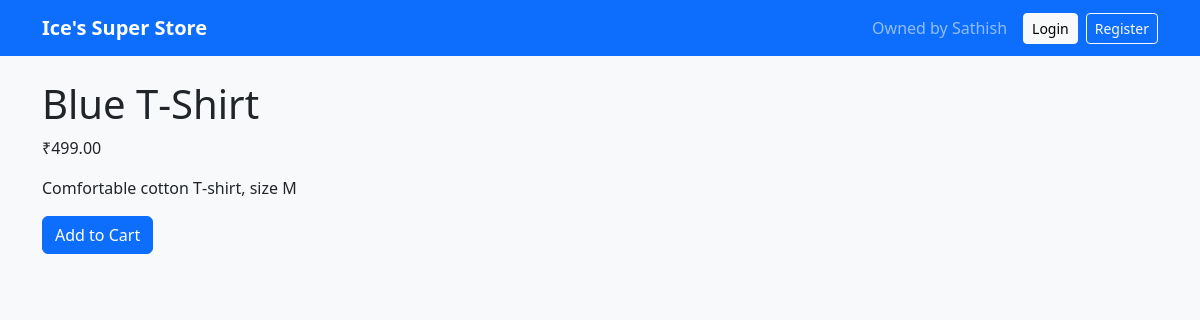
/product/1/, run on the app's committed database.
### store/models.py (models this page shows, shortened)
class Product(models.Model):
    name = models.CharField(max_length=100)
    price = models.DecimalField(max_digits=8, decimal_places=2)
    description = models.TextField(blank=True)

### store/views.py (the view)
# urls.py: path('product/<int:pk>/', views.product_detail, name='product_detail'),
def product_detail(request, pk):
    product = get_object_or_404(Product, pk=pk)
    return render(request, "store/product_detail.html", {"product": product})

### store/templates/store/product_detail.html (shortened to what this page needs)
{% extends "store/base.html" %}
{% block content %}
<h1>{{ product.name }}</h1>
<p>₹{{ product.price }}</p>
<p>{{ product.description }}</p>
<form action="{% url 'add_to_cart' product.id %}" method="post">
    <button type="submit" class="btn btn-primary">Add to Cart</button>
</form>
{% endblock %}

### data on the page
Product: name "Blue T‑Shirt", price "499.00", description "Comfortable cotton T‑shirt, size M"
